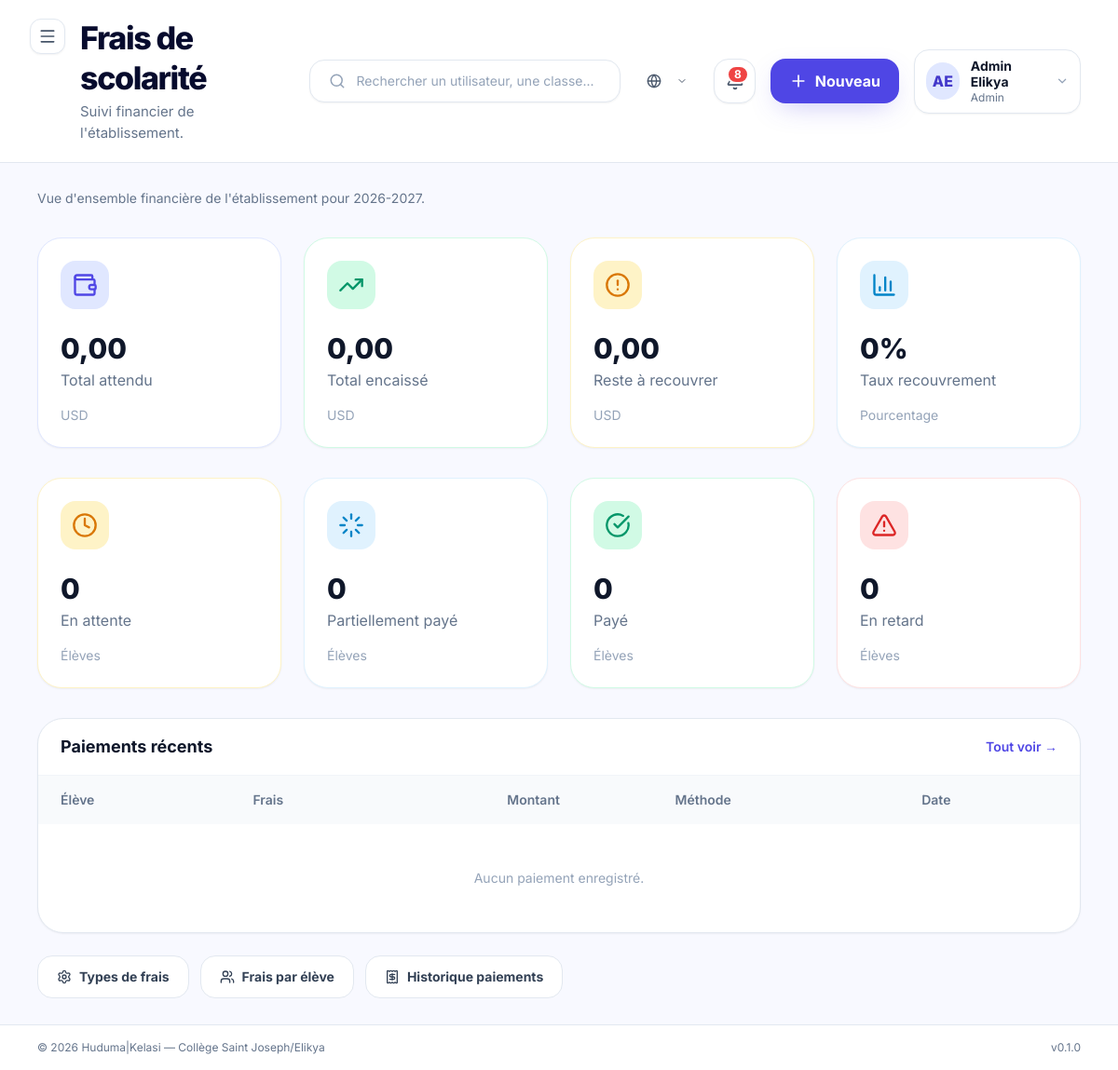
The page /finance/ (signed in) on the database its author committed.
### apps/accounts/models.py (models this page shows, shortened)
class User(AbstractBaseUser, PermissionsMixin, BaseModel):
    email = models.EmailField(
        unique=True,
        verbose_name=_("Email"),
        help_text=_("Adresse email utilisée comme identifiant de connexion."),
    )
    first_name = models.CharField(
        max_length=80,
        verbose_name=_("Prénom"),
    )
    last_name = models.CharField(
        max_length=80,
        verbose_name=_("Nom"),
    )
    role = models.CharField(
        max_length=30,
        choices=UserRole.choices,
        default=UserRole.ELEVE,
        verbose_name=_("Rôle"),
        help_text=_("Rôle de l'utilisateur dans la plateforme."),
    )
    phone = models.CharField(
        max_length=30,
        blank=True,
        default="",
        verbose_name=_("Téléphone"),
    )
    avatar = models.ImageField(
        upload_to="avatars/",
        blank=True,
        null=True,
        verbose_name=_("Avatar"),
    )
    is_active = models.BooleanField(
        default=True,
        verbose_name=_("Actif"),
    )
    is_staff = models.BooleanField(
        default=False,
        verbose_name=_("Accès admin Django"),
    )
    date_joined = models.DateTimeField(
        auto_now_add=True,
        verbose_name=_("Date d'inscription"),
    )
    USERNAME_FIELD = "email"
    REQUIRED_FIELDS = ["first_name", "last_name"]
    objects = UserManager()
    class Meta:
        verbose_name = _("Utilisateur")
        verbose_name_plural = _("Utilisateurs")
        ordering = ["last_name", "first_name"]
        indexes = [
            models.Index(fields=["role"]),
            models.Index(fields=["is_active"]),
        ]
    @property
    def full_name(self) -> str:
        return f"{self.first_name} {self.last_name}".strip()
    @property
    def short_label(self) -> str:
        return ROLE_SHORT_LABELS.get(self.role, self.role)
    @property
    def initials(self) -> str:
        first = (self.first_name or "").strip()
        last = (self.last_name or "").strip()
        if first and last:
            return f"{first[0]}{last[0]}".upper()
        if first:
            return first[0].upper()
        if self.email:
            return self.email[0].upper()
        return "?"

### apps/academic/models.py (models this page shows, shortened)
class AnneeScolaire(BaseModel):
    libelle = models.CharField(
        max_length=20,
        unique=True,
        verbose_name=_("Libellé"),
        help_text=_("Exemple : 2026-2027"),
    )
    date_debut = models.DateField(verbose_name=_("Date de début"))
    date_fin = models.DateField(verbose_name=_("Date de fin"))
    est_active = models.BooleanField(
        default=False,
        verbose_name=_("Année active"),
    )
    class Meta:
        verbose_name = _("Année scolaire")
        verbose_name_plural = _("Années scolaires")
        ordering = ["-date_debut"]

### apps/finance/views.py (the view, shortened to what this page needs)
# urls.py: path("", FinanceDashboardView.as_view(), name="dashboard"),
class FinanceDashboardView(RoleRequiredMixin, TemplateView):
    template_name = "pages/admin/finance/dashboard.html"
    allowed_roles = [UserRole.ADMIN]
    def get_context_data(self, **kwargs):
        ctx = super().get_context_data(**kwargs)
        ctx["page_title"] = "Frais de scolarité"
        ctx["page_subtitle"] = "Suivi financier de l'établissement."
        annee_active = AnneeScolaire.objects.filter(est_active=True).first()
        if not annee_active:
            annee_active = AnneeScolaire.objects.order_by("-date_debut").first()
        frais_qs = FraisEleve.objects.filter(annee_scolaire=annee_active) if annee_active else FraisEleve.objects.none()
        total_attendu = frais_qs.aggregate(total=Sum("montant_total"))["total"] or Decimal("0")
        total_paye = frais_qs.aggregate(total=Sum("montant_paye"))["total"] or Decimal("0")
        total_restant = total_attendu - total_paye
        ctx["annee_active"] = annee_active
        ctx["stats"] = {
            "total_attendu": total_attendu,
            "total_paye": total_paye,
            "total_restant": total_restant,
            "taux_recouvrement": (float(total_paye) / float(total_attendu) * 100) if total_attendu > 0 else 0,
            "nb_en_attente": frais_qs.filter(statut=FraisEleve.Statut.EN_ATTENTE).count(),
            "nb_partiellement": frais_qs.filter(statut=FraisEleve.Statut.PARTIELLEMENT_PAYE).count(),
            "nb_paye": frais_qs.filter(statut=FraisEleve.Statut.PAYE).count(),
            "nb_en_retard": frais_qs.filter(statut=FraisEleve.Statut.EN_RETARD).count(),
        }
        ctx["paiements_recents"] = Paiement.objects.select_related(
            "frais_eleve__eleve", "enregistre_par"
        ).all().order_by("-date_paiement")[:10]
        ctx["par_categorie"] = []
        for cat_val, cat_label in FraisType.Categorie.choices:
            frais_cat = frais_qs.filter(frais_type__categorie=cat_val)
            attendu = frais_cat.aggregate(t=Sum("montant_total"))["t"] or Decimal("0")
            paye = frais_cat.aggregate(t=Sum("montant_paye"))["t"] or Decimal("0")
        return ctx

### apps/core/context_processors.py (called while the page is built)
def _get_unread_count(user):
    try:
        from apps.notifications.models import Notification
        return Notification.objects.filter(destinataire=user, lu=False).count()
    except Exception:
        return 0

### apps/core/managers.py (called while the page is built)
    def get_queryset(self):
        return super().get_queryset().filter(deleted_at__isnull=True)

### apps/core/mixins.py (called while the page is built)
    def dispatch(self, request, *args, **kwargs):
        user = request.user
        if not user.is_authenticated:
            return self.handle_no_permission()
        if self.allowed_roles and user.role not in self.allowed_roles:
            raise PermissionDenied(
                "Votre rôle ne vous permet pas d'accéder à cette page."
            )
        return super().dispatch(request, *args, **kwargs)

### templates/pages/admin/finance/dashboard.html (shortened to what this page needs)
{% extends "layouts/dashboard.html" %}
{% load huduma_tags %}
{% load static %}
{% block content %}
  <section class="mb-8">
    <p class="text-sm text-slate-500 max-w-2xl">
      Vue d'ensemble financière de l'établissement pour
      {% if annee_active %}{{ annee_active.libelle }}{% else %}l'année en cours{% endif %}.
    </p>
  </section>
  <section class="grid sm:grid-cols-2 lg:grid-cols-4 gap-6 mb-8">
    {% include "components/cards/stats_card.html" with label="Total attendu" value=stats.total_attendu|floatformat:2 icon="wallet" color="indigo" footer="USD" %}
    {% include "components/cards/stats_card.html" with label="Total encaissé" value=stats.total_paye|floatformat:2 icon="trending-up" color="emerald" footer="USD" %}
    {% include "components/cards/stats_card.html" with label="Reste à recouvrer" value=stats.total_restant|floatformat:2 icon="alert-circle" color="amber" footer="USD" %}
    {% include "components/cards/stats_card.html" with label="Taux recouvrement" value=stats.taux_recouvrement|floatformat:0|add:"%" icon="bar-chart-3" color="sky" footer="Pourcentage" %}
  </section>
  <section class="grid sm:grid-cols-2 lg:grid-cols-4 gap-6 mb-8">
    {% include "components/cards/stats_card.html" with label="En attente" value=stats.nb_en_attente icon="clock" color="amber" footer="Élèves" %}
    {% include "components/cards/stats_card.html" with label="Partiellement payé" value=stats.nb_partiellement icon="loader" color="sky" footer="Élèves" %}
    {% include "components/cards/stats_card.html" with label="Payé" value=stats.nb_paye icon="check-circle" color="emerald" footer="Élèves" %}
    {% include "components/cards/stats_card.html" with label="En retard" value=stats.nb_en_retard icon="alert-triangle" color="red" footer="Élèves" %}
  </section>
  <section class="bg-white border border-slate-200 rounded-[28px] shadow-sm overflow-hidden">
    <div class="px-6 py-4 border-b border-slate-100 flex items-center justify-between">
      <h2 class="font-bold text-slate-900 text-lg">Paiements récents</h2>
      <a href="{% url 'finance:paiement_list' %}" class="text-sm font-semibold text-indigo-600 hover:text-indigo-700">
        Tout voir →
      </a>
    </div>
    <div class="overflow-x-auto">
      <table class="w-full text-left">
        <thead class="bg-slate-50">
          <tr class="text-sm text-slate-500">
            <th class="px-6 py-4 font-semibold text-left">Élève</th>
            <th class="px-6 py-4 font-semibold text-left">Frais</th>
            <th class="px-6 py-4 font-semibold text-center">Montant</th>
            <th class="px-6 py-4 font-semibold text-left">Méthode</th>
            <th class="px-6 py-4 font-semibold text-left">Date</th>
          </tr>
        </thead>
        <tbody class="divide-y divide-slate-100 text-sm">
          {% for p in paiements_recents %}
            <tr class="hover:bg-slate-50">
              <td class="px-6 py-4 font-semibold text-slate-900">{{ p.frais_eleve.eleve.full_name }}</td>
              <td class="px-6 py-4 text-slate-600">{{ p.frais_eleve.frais_type.libelle }}</td>
              <td class="px-6 py-4 text-center font-bold text-emerald-600">{{ p.montant|floatformat:2 }} $</td>
              <td class="px-6 py-4">
                <span class="inline-flex items-center gap-1.5 px-3 py-1 rounded-full bg-slate-100 text-slate-600 font-semibold text-xs">
                  {{ p.get_methode_display }}
                </span>
              </td>
              <td class="px-6 py-4 text-slate-500">{{ p.date_paiement|date:"d/m/Y H:i" }}</td>
            </tr>
          {% empty %}
            <tr>
              <td colspan="5" class="px-6 py-12 text-center text-slate-400">Aucun paiement enregistré.</td>
            </tr>
          {% endfor %}
        </tbody>
      </table>
    </div>
  </section>
  <div class="flex flex-wrap gap-3 mt-6">
    <a href="{% url 'finance:frais_type_list' %}" class="bg-white border border-slate-200 text-slate-700 px-5 py-3 rounded-2xl font-bold text-sm hover:bg-slate-50 flex items-center gap-2 transition-colors">
      <i data-lucide="settings" class="w-4 h-4"></i>
      Types de frais
    </a>
    <a href="{% url 'finance:frais_eleve_list' %}" class="bg-white border border-slate-200 text-slate-700 px-5 py-3 rounded-2xl font-bold text-sm hover:bg-slate-50 flex items-center gap-2 transition-colors">
      <i data-lucide="users" class="w-4 h-4"></i>
      Frais par élève
    </a>
    <a href="{% url 'finance:paiement_list' %}" class="bg-white border border-slate-200 text-slate-700 px-5 py-3 rounded-2xl font-bold text-sm hover:bg-slate-50 flex items-center gap-2 transition-colors">
      <i data-lucide="receipt" class="w-4 h-4"></i>
      Historique paiements
    </a>
  </div>
{% endblock %}

### templates/partials/navbar.html (shortened to what this page needs)
<div class="flex flex-col lg:flex-row lg:items-center justify-between gap-6 w-full">
  <div class="flex items-start gap-4">
    <button
      @click="sidebarOpen = !sidebarOpen"
      class="xl:hidden p-2 -ml-2 rounded-xl bg-white border border-slate-200 text-slate-600 hover:bg-slate-50 shadow-sm"
      aria-label="Basculer la sidebar"
    >
      <i data-lucide="menu" class="w-5 h-5"></i>
    </button>
    <div>
      <h2 class="text-[26px] lg:text-[34px] font-extrabold tracking-[-0.04em] text-kelasi-ink leading-tight">
        {% block navbar_title %}{{ page_title|default:"Tableau de bord" }}{% endblock %}
      </h2>
      {% if page_subtitle %}
        <p class="mt-1 text-slate-500 text-[14px] lg:text-[15px]">{{ page_subtitle }}</p>
      {% endif %}
    </div>
  </div>
  <div class="flex items-center gap-4">
    <div class="hidden md:flex items-center gap-3 w-[300px] lg:w-[360px] bg-white border border-slate-200 rounded-2xl px-5 py-3 shadow-sm">
      <i data-lucide="search" class="w-5 h-5 text-slate-400"></i>
      <input
        type="text"
        placeholder="Rechercher un utilisateur, une classe..."
        class="w-full outline-none text-sm bg-transparent text-slate-700 placeholder:text-slate-400"
      >
    </div>
    {% include "partials/language_switcher.html" %}
    <a
      href="{% url 'notifications:list' %}"
      class="relative w-12 h-12 rounded-2xl bg-white border border-slate-200 flex items-center justify-center shadow-sm hover:bg-slate-50"
      title="Notifications"
    >
      {% if unread_notifications_count > 0 %}
        <span class="absolute top-1.5 right-1.5 min-w-[20px] h-5 px-1.5 bg-red-500 text-white text-xs font-bold rounded-full flex items-center justify-center border-2 border-white">
          {{ unread_notifications_count }}
        </span>
      {% endif %}
    </a>
    {% if current_user_role == 'admin' %}
      <button class="hidden sm:flex bg-indigo-600 text-white px-5 py-3 rounded-2xl font-bold items-center gap-2 shadow-indigo-glow hover:bg-indigo-700 transition-colors">
        <i data-lucide="plus" class="w-5 h-5"></i>
        Nouveau
      </button>
    {% endif %}
    <div class="relative" x-data="{ userMenuOpen: false }">
      <button
        @click="userMenuOpen = !userMenuOpen"
        class="flex items-center gap-3 bg-white border border-slate-200 rounded-2xl px-3 py-2 shadow-sm hover:bg-slate-50"
      >
        <span class="w-10 h-10 rounded-full bg-indigo-100 text-indigo-700 flex items-center justify-center font-extrabold">
          {{ request.user.initials }}
        </span>
        <div class="hidden lg:block text-left">
          <p class="text-sm font-bold text-slate-900 leading-tight">{{ request.user.full_name }}</p>
          <p class="text-xs text-slate-500">{{ request.user.short_label }}</p>
        </div>
        <i data-lucide="chevron-down" class="w-4 h-4 text-slate-400 hidden lg:block"></i>
      </button>
    </div>
  </div>
</div>

### templates/layouts/base.html (style rules this page uses)
body { font-family: 'Inter', system-ui, sans-serif; }

### rows shown on the page
User: user.initials "AE", user.full_name "Admin Elikya", user.short_label "Admin"
AnneeScolaire: libelle "2026-2027"

### other values the page prints
{{ page_title|default:"Tableau de bord" }} "Frais de scolarité"
{{ page_subtitle }} "Suivi financier de l'établissement."
{{ unread_notifications_count }} "8"
{{ value }} "0,00 0,00 0,00 0% 0 0 0 0"
{{ label }} "Total attendu Total encaissé Reste à recouvrer Taux recouvrement En attente Partiellement payé Payé En retard"
{{ footer }} "USD USD USD Pourcentage Élèves Élèves Élèves Élèves"
{{ HUDUMA_NAME }} "Huduma"
{{ HUDUMA_VERSION }} "0.1.0"
